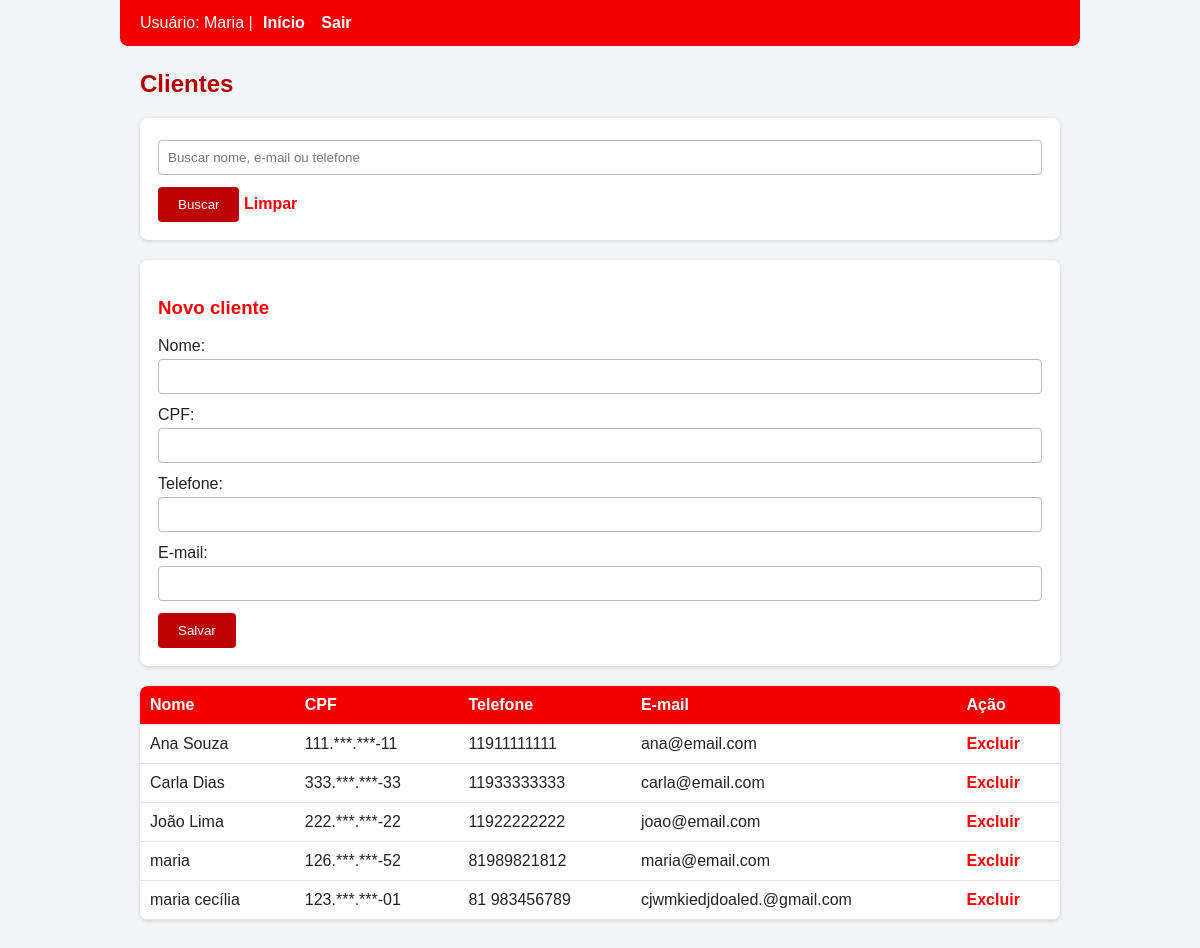
/sistema/clientes.php (signed in), run on the app's committed database.
### tables this page shows
CREATE TABLE `clientes` (
  `id_cliente` int(11) NOT NULL,
  `nome` varchar(100) NOT NULL,
  `cpf` varbinary(255) NOT NULL,
  `telefone` varchar(20) DEFAULT NULL,
  `email` varchar(100) DEFAULT NULL
);

### sistema/clientes.php (the view, shortened to what this page needs)
<?php
require 'auth.php';
$busca = trim($_GET['busca'] ?? '');
$sql = 'SELECT id_cliente, nome, CAST(AES_DECRYPT(cpf,?) AS CHAR) AS cpf, telefone, email
        FROM clientes';
$params = [CHAVE];
$st = $pdo->prepare($sql . ' ORDER BY nome');
$st->execute($params);
$lista = $st->fetchAll(PDO::FETCH_ASSOC);
?>
<!DOCTYPE html>
<html lang="pt-BR">
<head>
  <link rel="stylesheet" href="style.css">
</head>
<body>
<nav>
  Usuário: <?= htmlspecialchars($_SESSION['nome']) ?> |
  <a href="index.php">Início</a>
  <a href="logout.php">Sair</a>
</nav>
<h2>Clientes</h2>
<form method="get">
  <input name="busca" placeholder="Buscar nome, e-mail ou telefone"
         value="<?= htmlspecialchars($busca) ?>">
  <button>Buscar</button>
  <a href="clientes.php">Limpar</a>
</form>
<form method="post">
  <h3>Novo cliente</h3>
  Nome: <input name="nome" required>
  CPF: <input name="cpf" maxlength="14" required>
  Telefone: <input name="telefone">
  E-mail: <input type="email" name="email">
  <button name="salvar">Salvar</button>
</form>
<table>
<tr><th>Nome</th><th>CPF</th><th>Telefone</th><th>E-mail</th><th>Ação</th></tr>
<?php foreach ($lista as $c): ?>
<tr>
  <td><?= htmlspecialchars($c['nome']) ?></td>
  <td><?= substr($c['cpf'],0,3) . '.***.***-' . substr($c['cpf'],-2) ?></td>
  <td><?= htmlspecialchars($c['telefone']) ?></td>
  <td><?= htmlspecialchars($c['email']) ?></td>
  <td><a href="?excluir=<?= $c['id_cliente'] ?>"
         onclick="return confirm('Excluir?')">Excluir</a></td>
</tr>
<?php endforeach; ?>
</table>
</body>
</html>

### data on the page
clientes: nome "Ana Souza", cpf "111", cpf "11", telefone "11911111111", email "ana@email.com"
clientes: nome "Carla Dias", cpf "333", cpf "33", telefone "11933333333", email "carla@email.com"
clientes: nome "João Lima", cpf "222", cpf "22", telefone "11922222222", email "joao@email.com"
clientes: nome "maria", cpf "126", cpf "52", telefone "81989821812", email "maria@email.com"
clientes: nome "maria cecília", cpf "123", cpf "01", telefone "81 983456789", email "cjwmkiedjdoaled.@gmail.com"

### other printed values
$_SESSION['nome'] "Maria"
